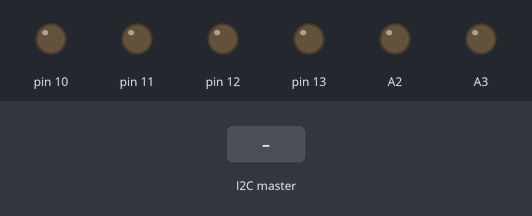
The sketch below on a simulated Arduino Uno, built with avr-gcc and run on an emulated ATmega328P. On the bench: output pins drawn as LEDs (lit = HIGH). Inputs (shaded band) come from the test bench.

Above: at 1.2 s.
1.3 s: the I2C master sends the byte 1
At 1.6 s:
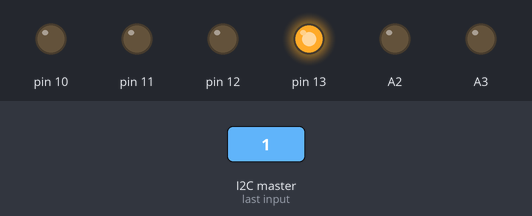
2.8 s: the I2C master sends the byte 2
At 3.9 s:
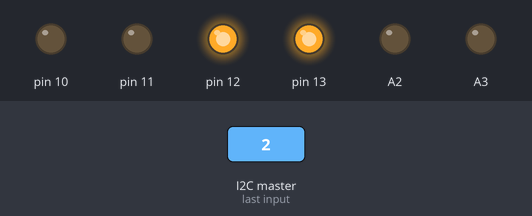
4.3 s: the I2C master sends the byte 0
At 5.1 s:
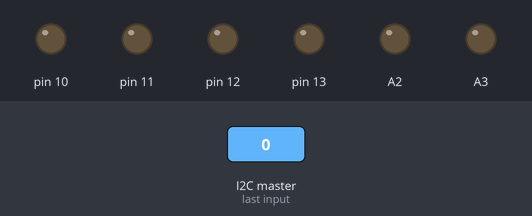
5.8 s: the I2C master sends the byte 2
At 6.2 s:
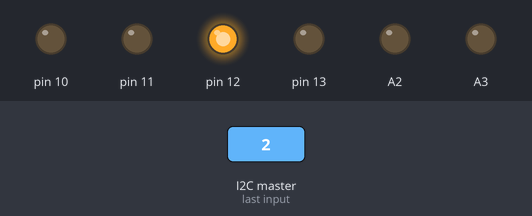
Timing chart, 0 to 8.3 s (numbered marks = the images above; inputs shaded):
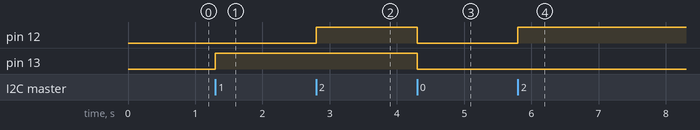

The sketch:

agent_a.ino
```cpp
#include <Wire.h>

// Actuator/button pair data structure
struct ActuSensorator {
  public:
    uint8_t id; // Global index of the actuator
    int actuatorPin;
    int buttonPin;
    int lastBtnState; // Tracking for edge detection
};

const uint8_t I2C_SELF_ADDRESS = 0x10;

// Actuator/button pairs this agent controls
ActuSensorator nodes[6] = {
  {0x01, 13, 5},
  {0x02, 12, 6},
  {0x03, 11, 7},
  {0x04, 10, 8},
  {0x05, A2, -1},
  {0x06, A3, -1}
};

#include "shared.h"
```

Measured:
- after the input at 1.3 s, pin 13: LOW → HIGH at once
- after the input at 2.8 s, pin 12: LOW → HIGH at once
- after the input at 4.3 s, pin 12, pin 13: HIGH → LOW at once
- after the input at 5.8 s, pin 12: LOW → HIGH at once
